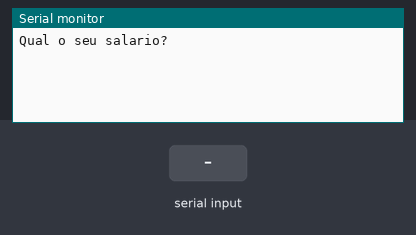
Bench run of a sketch on a simulated Arduino Uno, built with avr-gcc and run on an emulated ATmega328P. On the bench: the last lines printed to the serial monitor. Inputs (shaded band) come from the test bench.

Above: at 1.2 s.
1.3 s: "90,45\n" received over Serial
At 2.1 s:
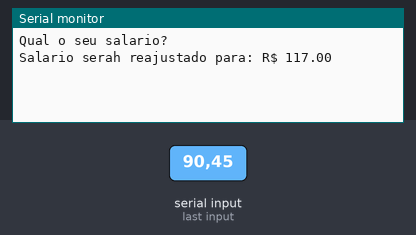
3.8 s: "30,150\n" received over Serial
At 4.3 s:
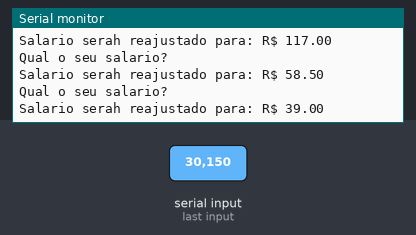
Timing chart, 0 to 6.8 s (numbered marks = the images above; inputs shaded):
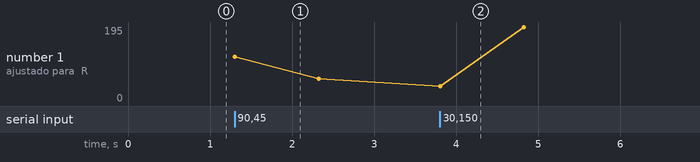

Measured:
- after the input at 1.3 s, the serial monitor: prints a new line at once (image 1)
- after the input at 3.8 s, the serial monitor: prints a new line at once (image 2)

The sketch:

condicionais_ex_91.ino
```cpp
/*Uma empresa decide dar aumento de 30% aos funcionários cujo salário é
inferior a 500 reais. Escreva um programa que receba o salário de um
funcionário e imprima o valor do salário reajustado ou uma mensagem caso o
funcionário não tenha direito a aumento.
*/

// C++ code

//Variáveis

float salario = 0;

//mensagem caso o funcionário não tenha direito a aumento
// 30% aos funcionários cujo salário é inferior a 500 reais

void setup()
{
  Serial.begin(9600);
}

void loop()
{
  //entrada
  Serial.println("Qual o seu salario?");
  while (! Serial.available ()) {}
  salario = Serial.parseFloat ();

 //processamento

  if ( salario < 500 ) {
  	salario = salario * 1.30;
  	Serial.println( "Salario serah reajustado para: R$ " + String(salario));
  }else{
    Serial.println (" O funcionario nao tem direito ao aumento");
}
  Serial.println();//pular linha
  Serial.println();//pular linha
  delay(1000);
}
```
